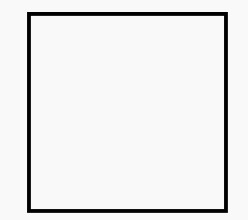
#> input picture Proj_2_Local_Feature_Matching/pic/triangle.jpg, 248 x 220 px
$ jupyter execute main.ipynb   (shell and % lines are left out)   (older library calls are emulated)
#> lines starting #> are read from the running program, lines starting #| are printed output that depends on the picture; after the words box and inside, x2 and y2 are one past the last pixel; in counts of white or black regions, pixels touching at a corner belong together
Interest Point Detection

[cell 1]
# 第一个代码单元格：导入所需库
import numpy as np
import cv2
import matplotlib.pyplot as plt

# 用于显示图像的辅助函数
def show_image(image, title='Image', figsize=(8, 6)):
    plt.figure(figsize=figsize)
    if len(image.shape) == 3:
        plt.imshow(cv2.cvtColor(image, cv2.COLOR_BGR2RGB))
    else:
        plt.imshow(image, cmap='gray')
    plt.title(title)
    plt.axis('off')
    plt.show()

[cell 2]
# 第二个代码单元格：Harris角点检测器类
class HarrisDetector:
    def __init__(self, k=0.04, window_size=3, threshold=0.01):
        """
        初始化Harris检测器
        参数:
        - k: Harris响应函数中的经验常数，通常为0.04-0.06
        - window_size: 计算局部梯度的窗口大小
        - threshold: 检测阈值，用于筛选角点
        """
        self.k = k
        self.window_size = window_size
        self.threshold = threshold

    def detect(self, image):
        """
        检测图像中的角点
        参数:
        - image: 输入图像
        返回:
        - keypoints: 角点位置列表 [x, y, response]
        """
        # 1. 确保图像是灰度图
        if len(image.shape) == 3:
            gray = cv2.cvtColor(image, cv2.COLOR_BGR2GRAY)
        else:
            gray = image

        # 2. 计算x和y方向的梯度
        dx = cv2.Sobel(gray, cv2.CV_64F, 1, 0, ksize=3)
        dy = cv2.Sobel(gray, cv2.CV_64F, 0, 1, ksize=3)

        # 3. 计算梯度乘积
        Ixx = dx * dx
        Ixy = dx * dy
        Iyy = dy * dy

        # 4. 使用高斯滤波器进行加权
        kernel_size = (self.window_size, self.window_size)
        Ixx = cv2.GaussianBlur(Ixx, kernel_size, 0)
        Ixy = cv2.GaussianBlur(Ixy, kernel_size, 0)
        Iyy = cv2.GaussianBlur(Iyy, kernel_size, 0)

        # 5. 计算Harris响应函数
        det = Ixx * Iyy - Ixy * Ixy
        trace = Ixx + Iyy
        response = det - self.k * trace * trace

        # 6. 非极大值抑制
        keypoints = []
        border = self.window_size // 2 + 1
        for y in range(border, response.shape[0] - border):
            for x in range(border, response.shape[1] - border):
                # 如果响应值大于阈值且是局部最大值
                window = response[y-1:y+2, x-1:x+2]
                if response[y, x] == np.max(window) and response[y, x] > self.threshold:
                    keypoints.append([x, y, response[y, x]])

        return np.array(keypoints)

    def visualize(self, image, keypoints):
        """
        可视化检测到的角点
        """
        vis_img = image.copy()
        if len(vis_img.shape) == 2:
            vis_img = cv2.cvtColor(vis_img, cv2.COLOR_GRAY2BGR)

        for kp in keypoints:
            x, y = int(kp[0]), int(kp[1])
            cv2.circle(vis_img, (x, y), 3, (0, 0, 255), -1)

        return vis_img

[cell 3]
# 第三个代码单元格：测试函数
def test_harris_detector(image_path, k=0.04, window_size=3, threshold=0.01):
    """
    测试Harris角点检测器
    """
#> called with image_path = './pic/triangle.jpg', k = 0.04, window_size = 3, threshold = 0.01
    # 读取图像
    image = cv2.imread(image_path)
#> image is the input picture: shape (220, 248, 3); min 0, max 255, mean 235.3
    if image is None:
        raise ValueError("无法读取图像，请检查图像路径是否正确")

    # 创建检测器
    detector = HarrisDetector(k=k, window_size=window_size, threshold=threshold)

    # 检测角点
    keypoints = detector.detect(image)
#> in detect, `Ixy = cv2.GaussianBlur(Ixy, kernel_size, 0)`:
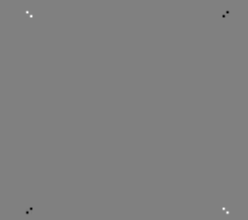
#> Ixy: shape (220, 248) float64; min -181185.7, max 179032.2, mean 0; drawn with min black and max white
#> in detect, `det = Ixx * Iyy - Ixy * Ixy`:
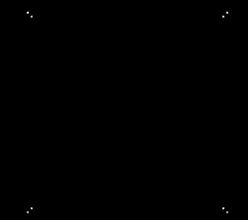
#> det: shape (220, 248) float64; min 0, max 1.14e+11, mean 54978863.5; drawn with min black and max white
#> in detect, `trace = Ixx + Iyy`:
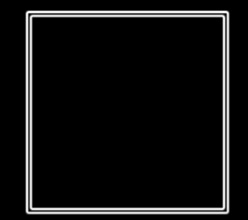
#> trace: shape (220, 248) float64; min 0, max 775204.9, mean 52524.9; drawn with min black and max white
#> in detect, `response = det - self.k * trace * trace`:
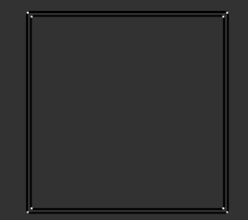
#> response: shape (220, 248) float64; min -2.22e+10, max 9.09e+10, mean -1.14e+09; drawn with min black and max white
#> after the loop in detect, `for y in range(border, response.shape[0] - border):`: keypoints = 16 items, first 6: [229, 9, 2074.2], [27, 12, 9.09e+10], [227, 12, 8.16e+10], [230, 14, 1261.7], [31, 16, 7.92e+10], [223, 16, 8.44e+10]
#> keypoints = 16 rows, first 8: [229, 9, 2074.2], [27, 12, 9.09e+10], [227, 12, 8.16e+10], [230, 14, 1261.7], [31, 16, 7.92e+10], [223, 16, 8.44e+10], [24, 207, 44.24], [31, 208, 8.46e+10]

    # 可视化结果
    result = detector.visualize(image, keypoints)
#> the loop in visualize, `for kp in keypoints:` made 16 passes
#> (kp, x, y) on passes 1 to 12: ([229, 9, 2074.2], 229, 9), ([27, 12, 9.09e+10], 27, 12), ([227, 12, 8.16e+10], 227, 12), ([230, 14, 1261.7], 230, 14), ([31, 16, 7.92e+10], 31, 16), ([223, 16, 8.44e+10], 223, 16), ([24, 207, 44.24], 24, 207), ([31, 208, 8.46e+10], 31, 208), ([223, 208, 8.93e+10], 223, 208), ([230, 208, 214.4], 230, 208), ([27, 212, 6.7e+10], 27, 212), ([227, 212, 6.04e+10], 227, 212)
#> after the loop in visualize, `for kp in keypoints:`:
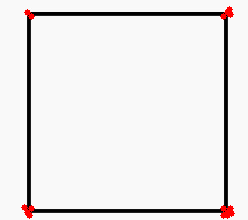
#> vis_img: shape (220, 248, 3); 0.74% of pixels changed, all inside (x1, y1, x2, y2) = (21, 6, 235, 219)

    # 显示结果
    plt.figure(figsize=(15, 5))
    plt.subplot(131)
    plt.imshow(cv2.cvtColor(image, cv2.COLOR_BGR2RGB))
    plt.title('Original Image')
    plt.axis('off')

    plt.subplot(132)
    plt.imshow(cv2.cvtColor(result, cv2.COLOR_BGR2RGB))
    plt.title(f'Detected Corners (n={len(keypoints)})')
    plt.axis('off')

    # 显示局部放大图
    if len(keypoints) > 0:
        # 选择第一个关键点周围的区域
        x, y = int(keypoints[0][0]), int(keypoints[0][1])
#> x = 229; y = 9
        size = 50  # 放大区域的大小
        x1, x2 = max(x-size//2, 0), min(x+size//2, image.shape[1])
#> x1 = 204; x2 = 248
        y1, y2 = max(y-size//2, 0), min(y+size//2, image.shape[0])
#> y1 = 0; y2 = 34
        zoom_region = result[y1:y2, x1:x2]
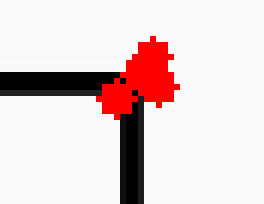
#> zoom_region: shape (34, 44, 3) (shown 6 times larger); mean B, G, R 210.3, 210.3, 227

        plt.subplot(133)
        plt.imshow(cv2.cvtColor(zoom_region, cv2.COLOR_BGR2RGB))
        plt.title('Zoomed Corner Region')
        plt.axis('off')

    plt.tight_layout()
    plt.show()
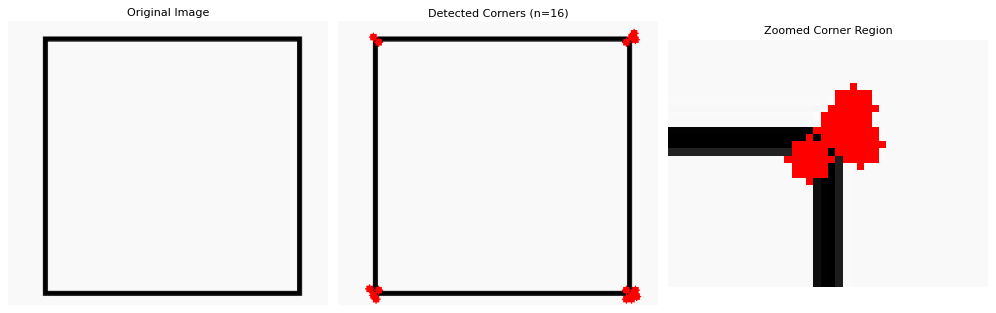
#> figure drawn by matplotlib, 3 panels

    return keypoints

[cell 4]
# 第四个代码单元格：参数实验
# 读取测试图像
image_path = './pic/triangle.jpg'  # 替换为您的图像路径

# 实验不同的参数组合
params = [
    {'k': 0.04, 'window_size': 3, 'threshold': 0.01},
    {'k': 0.05, 'window_size': 5, 'threshold': 0.02},
    {'k': 0.06, 'window_size': 3, 'threshold': 0.005}
]

for i, param in enumerate(params):
    print(f"\n实验 {i+1}:")
    print(f"参数: k={param['k']}, window_size={param['window_size']}, threshold={param['threshold']}")
    keypoints = test_harris_detector(image_path, **param)
    print(f"检测到的角点数量: {len(keypoints)}")
#| 检测到的角点数量: 16

# Harris角点检测原理
## 什么是角点？
- 角点是图像中梯度在两个主方向上都有显著变化的点
- 例如在您的黑色正方形图像中，四个顶点都是角点，因为这些位置在水平和垂直方向都有明显的颜色变化
## 参数影响
1. k值 (0.04 - 0.06):
   k值越大，检测器越保守
   k值越小，更容易检测到角点
   通常k=0.04-0.06效果较好

2. window_size
   较大窗口：更平滑，抗噪声，但可能丢失细节
   较小窗口：保留更多细节，但容易受噪声影响

3. threshold
   较高阈值：只保留最强的角点
   较低阈值：检测更多潜在的角点

## 实际应用
Harris角点检测器广泛应用于：
1. 图像配准
2. 物体追踪
3. 运动检测
4. 三维重建
5. SLAM（同时定位与地图构建）

SIFT-like Feature Descriptor

[cell 5]
class SIFTlikeDescriptor:
    def __init__(self, patch_size=16, num_bins=8):
        self.patch_size = patch_size
        self.num_bins = num_bins

    def compute_descriptor(self, image, keypoints):
        gray = cv2.cvtColor(image, cv2.COLOR_BGR2GRAY)
        descriptors = []
        orientations = []

        for kp in keypoints:
            x, y = int(kp[0]), int(kp[1])
            patch = gray[y-self.patch_size//2:y+self.patch_size//2,
                         x-self.patch_size//2:x+self.patch_size//2]
            if patch.shape == (self.patch_size, self.patch_size):
                dx = cv2.Sobel(patch, cv2.CV_32F, 1, 0, ksize=3)
                dy = cv2.Sobel(patch, cv2.CV_32F, 0, 1, ksize=3)
                magnitude = np.sqrt(dx**2 + dy**2)
                angle = np.arctan2(dy, dx) * (180 / np.pi) % 360

                hist, bin_edges = np.histogram(angle, bins=self.num_bins, range=(0, 360), weights=magnitude)
                descriptors.append(hist)

                main_orientation = bin_edges[np.argmax(hist)]
                orientations.append(main_orientation)

        return np.array(descriptors), orientations

    def visualize(self, image, keypoints, orientations):
        vis_img = image.copy()
        if len(vis_img.shape) == 2:
            vis_img = cv2.cvtColor(vis_img, cv2.COLOR_GRAY2BGR)

        for (x, y), angle in zip(keypoints[:, :2], orientations):
            x, y = int(x), int(y)
            cv2.circle(vis_img, (x, y), 3, (0, 255, 0), -1)
            length = 10
            angle_rad = np.deg2rad(angle)
            end_x = int(x + length * np.cos(angle_rad))
            end_y = int(y + length * np.sin(angle_rad))
            cv2.arrowedLine(vis_img, (x, y), (end_x, end_y), (255, 0, 0), 1, tipLength=0.3)

        return vis_img

[cell 6]
# 参数实验
# 读取测试图像
image_path = './pic/triangle.jpg'  # 替换为您的图像路径
#读取图像
image = cv2.imread(image_path)
if image is None:
    raise ValueError("无法读取图像，请检查图像路径是否正确")


# 实验不同的参数组合
params_harris = [
    {'k': 0.04, 'window_size': 3, 'threshold': 0.01},
    {'k': 0.05, 'window_size': 5, 'threshold': 0.02},
    {'k': 0.06, 'window_size': 3, 'threshold': 0.005}
]
params_sift=[
    {'patch_size': 8, 'num_bins': 8},
    {'patch_size': 16, 'num_bins': 8},
    {'patch_size': 16, 'num_bins': 16},
]
count=0
for i in params_harris:

    # 创建检测器
    detector = HarrisDetector(**i)
    # 检测角点
    keypoints = detector.detect(image)
    for j in params_sift:
        descriptor = SIFTlikeDescriptor(**j)
        descriptors, orientations = descriptor.compute_descriptor(image, keypoints)
        print(f"\n实验 {++count}:")
        print(i,j)
        vis_img = descriptor.visualize(image, keypoints, orientations)
        plt.figure(figsize=(6, 6))
        plt.imshow(cv2.cvtColor(vis_img, cv2.COLOR_BGR2RGB))
        plt.title(f"第{count}次SIFT-like参数实验")
        plt.axis('off')
        plt.show()
#> this loop made 3 passes
#> pass 1, `plt.show()`:
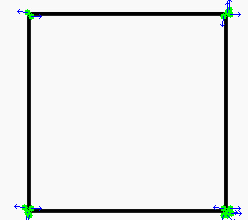
#> shown: shape (220, 248, 3); mean R, G, B 233.3, 235, 234.2
#> pass 1, `plt.show()`:
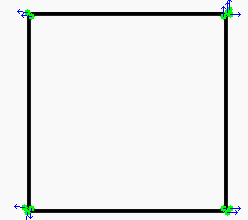
#> shown: shape (220, 248, 3); mean R, G, B 233.8, 235.1, 234.5
#> pass 2, `plt.show()`:
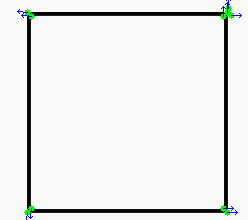
#> shown: shape (220, 248, 3); mean R, G, B 234.1, 235.2, 234.7
